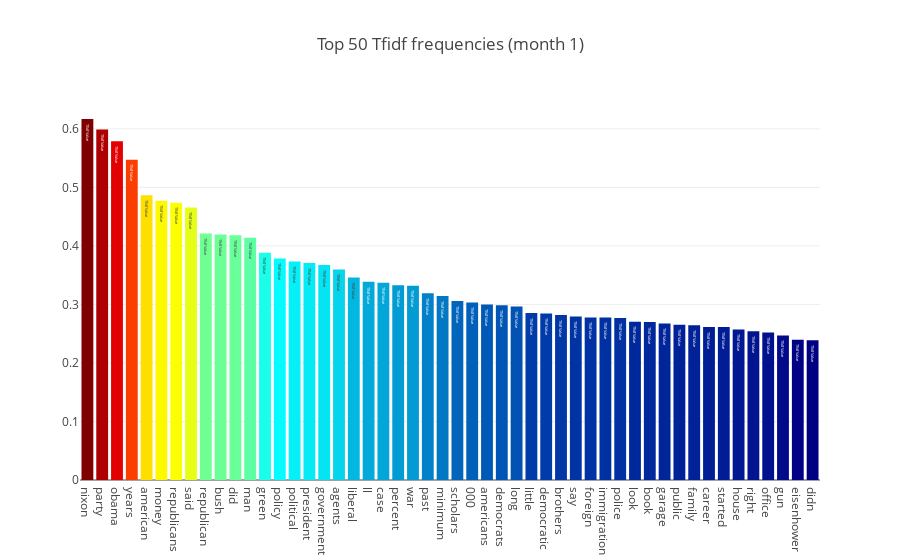
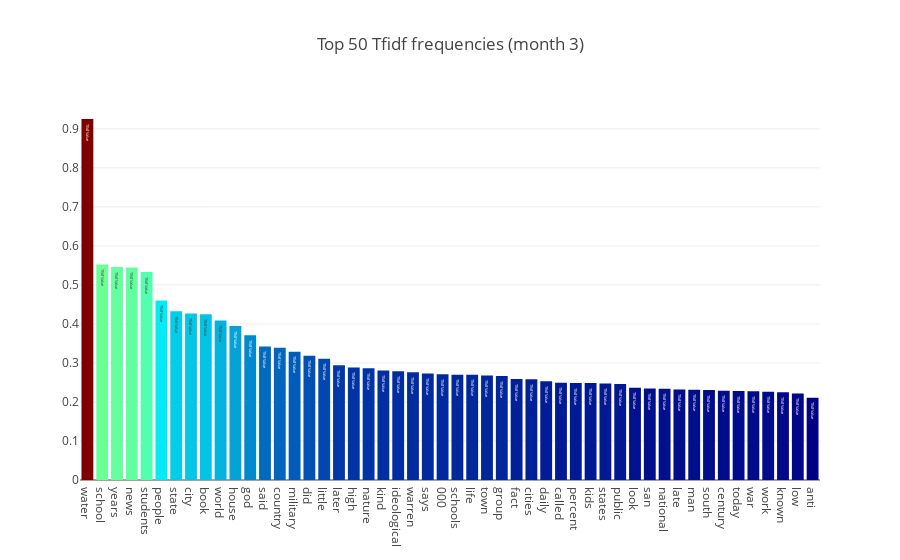
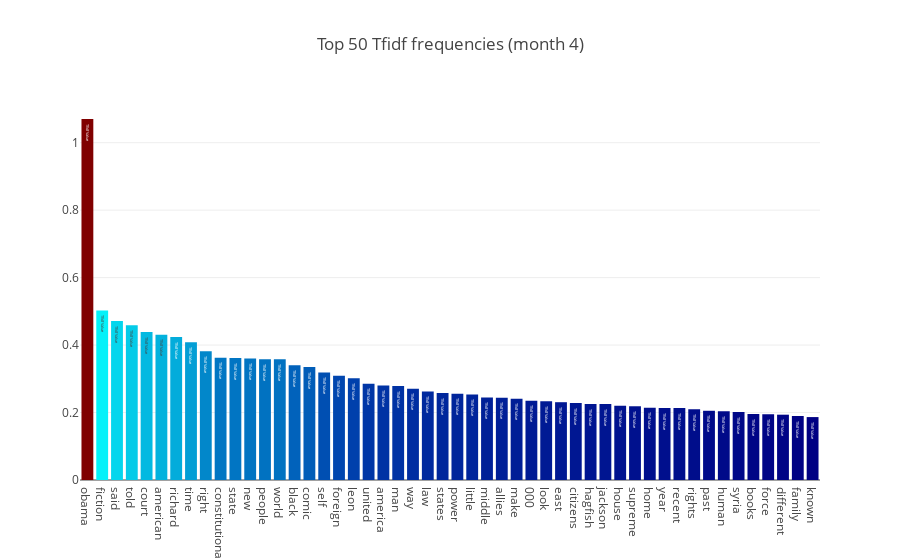
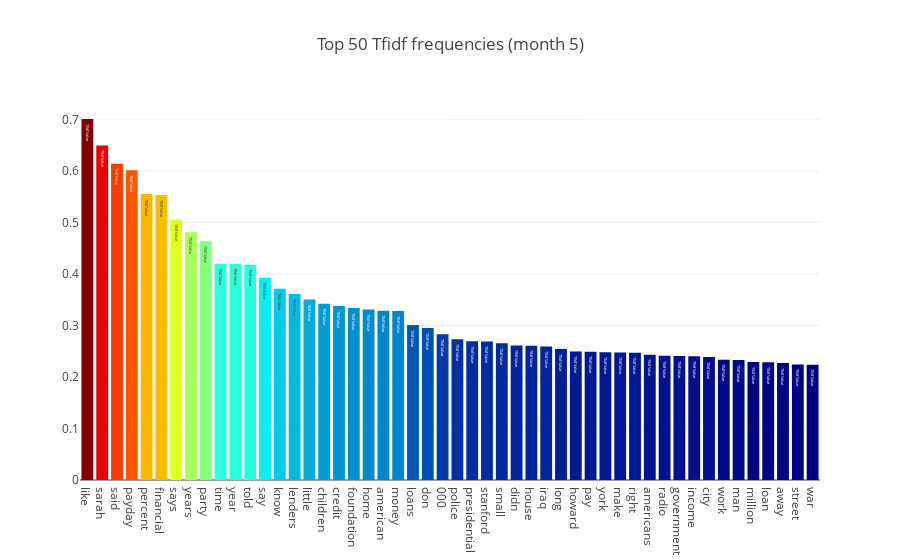

Notebook code for these charts, in order:
### Code cell
tf_vectorizer = dict()
tf = dict()
feature_names = dict()
count_vec = dict()

tf_vectorizer = dict()
tf = dict()
feature_names = dict()
count_vec = dict()

MONTHS = list(range(1, 12 + 1))
MONTHS.remove(2)
MONTHS.remove(8)

for month in MONTHS:
    try:
        txt = text_by_month[month]

        tf_vectorizer[month] = TfidfVectorizer(max_df=0.95,
                                            min_df=2,
                                            stop_words='english',
                                            decode_error='ignore')

        tf[month] = tf_vectorizer[month].fit_transform(txt)

        feature_names[month] = tf_vectorizer[month].get_feature_names()

        count_vec[month] = np.asarray(tf[month].sum(axis=0)).ravel()

        plot_frequent_word(count_vec[month], "month {}".format(month), feature_names[month])
    
    except:
        pass

### Figure 1 — Plotly figure (JSON) as saved in the notebook; plotly's stock layout.template omitted (floating-point values rounded to 4 significant figures)
{"data": [{"marker": {"color": [0.6168, 0.5989, 0.5789, 0.547, 0.4867, 0.4771, 0.4736, 0.4656, 0.4211, 0.4195, 0.4181, 0.414, 0.3881, 0.3787, 0.3733, 0.3707, 0.3674, 0.3596, 0.3459, 0.3385, 0.3371, 0.3326, 0.3319, 0.3191, 0.3145, 0.3059, 0.3032, 0.2998, 0.2986, 0.2964, 0.2853, 0.2847, 0.2817, 0.2792, 0.2776, 0.2775, 0.2767, 0.2704, 0.2702, 0.2675, 0.2654, 0.2645, 0.2615, 0.2614, 0.2573, 0.2541, 0.2519, 0.2468, 0.2396, 0.2386], "colorscale": "Jet"}, "text": "Tfidf Value", "type": "bar", "uid": "c3a3fea3-3a6d-4f30-91c8-ad057fdb6f0e", "x": ["nixon", "party", "obama", "years", "american", "money", "republicans", "said", "republican", "bush", "did", "man", "green", "policy", "political", "president", "government", "agents", "liberal", "ll", "case", "percent", "war", "past", "minimum", "scholars", "000", "americans", "democrats", "long", "little", "democratic", "brothers", "say", "foreign", "immigration", "police", "look", "book", "garage", "public", "family", "career", "started", "house", "right", "office", "gun", "eisenhower", "didn"], "y": [0.6168, 0.5989, 0.5789, 0.547, 0.4867, 0.4771, 0.4736, 0.4656, 0.4211, 0.4195, 0.4181, 0.414, 0.3881, 0.3787, 0.3733, 0.3707, 0.3674, 0.3596, 0.3459, 0.3385, 0.3371, 0.3326, 0.3319, 0.3191, 0.3145, 0.3059, 0.3032, 0.2998, 0.2986, 0.2964, 0.2853, 0.2847, 0.2817, 0.2792, 0.2776, 0.2775, 0.2767, 0.2704, 0.2702, 0.2675, 0.2654, 0.2645, 0.2615, 0.2614, 0.2573, 0.2541, 0.2519, 0.2468, 0.2396, 0.2386]}], "layout": {"title": {"text": "Top 50 Tfidf frequencies (month 1)"}}}

### Figure 2 — Plotly figure (JSON) as saved in the notebook; plotly's stock layout.template omitted (floating-point values rounded to 4 significant figures)
{"data": [{"marker": {"color": [0.9252, 0.5522, 0.5462, 0.5448, 0.5333, 0.4599, 0.4324, 0.4265, 0.4247, 0.4089, 0.3945, 0.3709, 0.3423, 0.3387, 0.3286, 0.3183, 0.3108, 0.2939, 0.2886, 0.2867, 0.2806, 0.2786, 0.2762, 0.273, 0.2711, 0.2698, 0.2696, 0.2677, 0.2666, 0.2587, 0.2583, 0.253, 0.2492, 0.2487, 0.2483, 0.2475, 0.2458, 0.2362, 0.2345, 0.2338, 0.232, 0.2312, 0.2309, 0.2286, 0.2281, 0.2276, 0.2263, 0.2246, 0.2214, 0.2107], "colorscale": "Jet"}, "text": "Tfidf Value", "type": "bar", "uid": "c9698ea1-46b8-42ea-abe1-36bc6d8d96f0", "x": ["water", "school", "years", "news", "students", "people", "state", "city", "book", "world", "house", "god", "said", "country", "military", "did", "little", "later", "high", "nature", "kind", "ideological", "warren", "says", "000", "schools", "life", "town", "group", "fact", "cities", "daily", "called", "percent", "kids", "states", "public", "look", "san", "national", "late", "man", "south", "century", "today", "war", "work", "known", "low", "anti"], "y": [0.9252, 0.5522, 0.5462, 0.5448, 0.5333, 0.4599, 0.4324, 0.4265, 0.4247, 0.4089, 0.3945, 0.3709, 0.3423, 0.3387, 0.3286, 0.3183, 0.3108, 0.2939, 0.2886, 0.2867, 0.2806, 0.2786, 0.2762, 0.273, 0.2711, 0.2698, 0.2696, 0.2677, 0.2666, 0.2587, 0.2583, 0.253, 0.2492, 0.2487, 0.2483, 0.2475, 0.2458, 0.2362, 0.2345, 0.2338, 0.232, 0.2312, 0.2309, 0.2286, 0.2281, 0.2276, 0.2263, 0.2246, 0.2214, 0.2107]}], "layout": {"title": {"text": "Top 50 Tfidf frequencies (month 3)"}}}

### Figure 3 — Plotly figure (JSON) as saved in the notebook; plotly's stock layout.template omitted (floating-point values rounded to 4 significant figures)
{"data": [{"marker": {"color": [1.07, 0.5022, 0.4714, 0.459, 0.4391, 0.4308, 0.4241, 0.4082, 0.3814, 0.3622, 0.3615, 0.3603, 0.3579, 0.3579, 0.3401, 0.3346, 0.3189, 0.3088, 0.3016, 0.2851, 0.2799, 0.2788, 0.2703, 0.2622, 0.2577, 0.2555, 0.2535, 0.2446, 0.2438, 0.241, 0.235, 0.2336, 0.2307, 0.2284, 0.2254, 0.2254, 0.2198, 0.2186, 0.2145, 0.2137, 0.2133, 0.21, 0.2053, 0.2041, 0.2014, 0.196, 0.195, 0.1936, 0.1899, 0.1865], "colorscale": "Jet"}, "text": "Tfidf Value", "type": "bar", "uid": "3d59ea7a-ec53-40bb-9ba0-6e0aa73d5d77", "x": ["obama", "fiction", "said", "told", "court", "american", "richard", "time", "right", "constitutional", "state", "new", "people", "world", "black", "comic", "self", "foreign", "leon", "united", "america", "man", "way", "law", "states", "power", "little", "middle", "allies", "make", "000", "look", "east", "citizens", "hagfish", "jackson", "house", "supreme", "home", "year", "recent", "rights", "past", "human", "syria", "books", "force", "different", "family", "known"], "y": [1.07, 0.5022, 0.4714, 0.459, 0.4391, 0.4308, 0.4241, 0.4082, 0.3814, 0.3622, 0.3615, 0.3603, 0.3579, 0.3579, 0.3401, 0.3346, 0.3189, 0.3088, 0.3016, 0.2851, 0.2799, 0.2788, 0.2703, 0.2622, 0.2577, 0.2555, 0.2535, 0.2446, 0.2438, 0.241, 0.235, 0.2336, 0.2307, 0.2284, 0.2254, 0.2254, 0.2198, 0.2186, 0.2145, 0.2137, 0.2133, 0.21, 0.2053, 0.2041, 0.2014, 0.196, 0.195, 0.1936, 0.1899, 0.1865]}], "layout": {"title": {"text": "Top 50 Tfidf frequencies (month 4)"}}}

### Figure 4 — Plotly figure (JSON) as saved in the notebook; plotly's stock layout.template omitted (floating-point values rounded to 4 significant figures)
{"data": [{"marker": {"color": [0.7008, 0.6495, 0.6139, 0.6013, 0.5553, 0.5534, 0.5058, 0.4809, 0.4634, 0.42, 0.4198, 0.4178, 0.3928, 0.3714, 0.361, 0.3505, 0.342, 0.3377, 0.3341, 0.331, 0.3287, 0.3279, 0.3009, 0.2949, 0.2827, 0.273, 0.2691, 0.2688, 0.2654, 0.261, 0.2604, 0.2591, 0.2543, 0.2493, 0.2489, 0.248, 0.2473, 0.2468, 0.2429, 0.241, 0.2407, 0.2402, 0.2389, 0.2336, 0.2328, 0.2289, 0.2288, 0.227, 0.2244, 0.2237], "colorscale": "Jet"}, "text": "Tfidf Value", "type": "bar", "uid": "f8ef447d-c628-41ec-9b63-c944fbe933f3", "x": ["like", "sarah", "said", "payday", "percent", "financial", "says", "years", "party", "time", "year", "told", "say", "know", "lenders", "little", "children", "credit", "foundation", "home", "american", "money", "loans", "don", "000", "police", "presidential", "stanford", "small", "didn", "house", "iraq", "long", "howard", "pay", "york", "make", "right", "americans", "radio", "government", "income", "city", "work", "man", "million", "loan", "away", "street", "war"], "y": [0.7008, 0.6495, 0.6139, 0.6013, 0.5553, 0.5534, 0.5058, 0.4809, 0.4634, 0.42, 0.4198, 0.4178, 0.3928, 0.3714, 0.361, 0.3505, 0.342, 0.3377, 0.3341, 0.331, 0.3287, 0.3279, 0.3009, 0.2949, 0.2827, 0.273, 0.2691, 0.2688, 0.2654, 0.261, 0.2604, 0.2591, 0.2543, 0.2493, 0.2489, 0.248, 0.2473, 0.2468, 0.2429, 0.241, 0.2407, 0.2402, 0.2389, 0.2336, 0.2328, 0.2289, 0.2288, 0.227, 0.2244, 0.2237]}], "layout": {"title": {"text": "Top 50 Tfidf frequencies (month 5)"}}}
